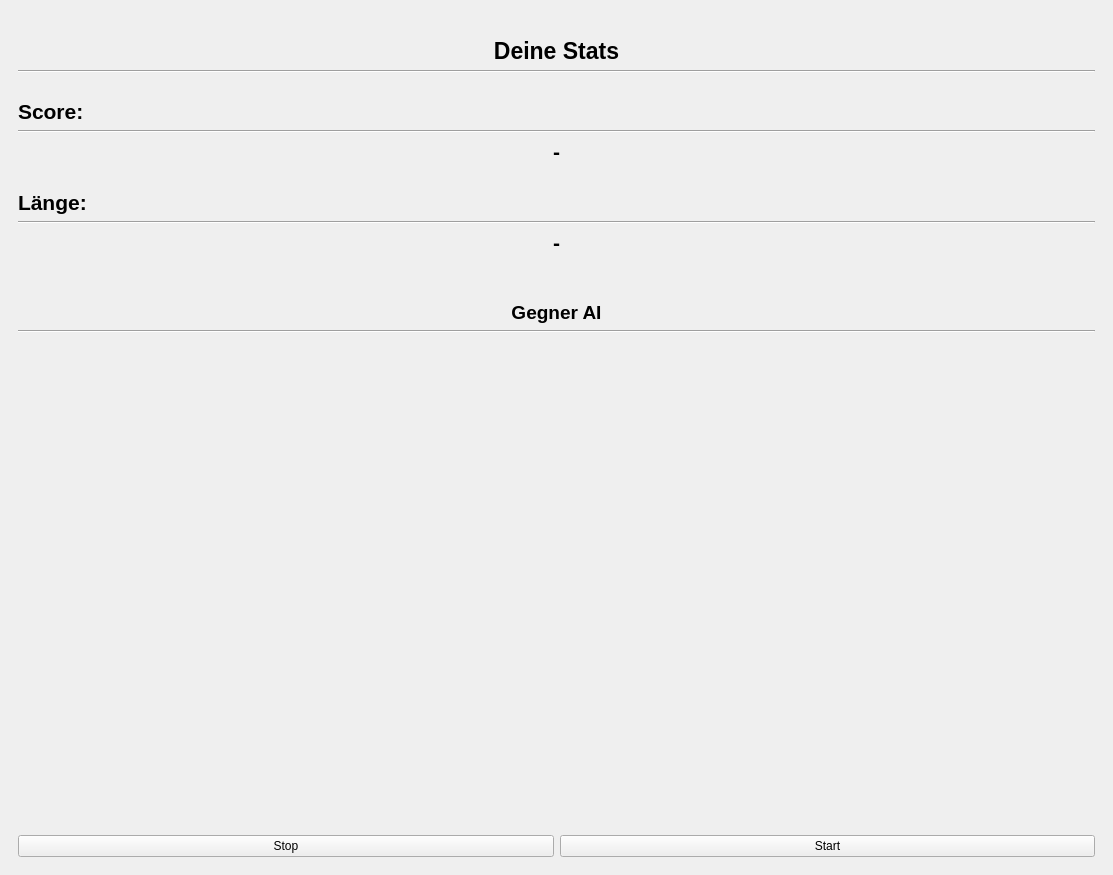
<?xml version="1.0" encoding="UTF-8"?>
<ui version="4.0">
 <class>PvEMainWindow</class>
 <widget class="QMainWindow" name="PvEMainWindow">
  <property name="geometry">
   <rect>
    <x>0</x>
    <y>0</y>
    <width>1113</width>
    <height>875</height>
   </rect>
  </property>
  <property name="windowTitle">
   <string>MainWindow</string>
  </property>
  <widget class="QWidget" name="centralwidget">
   <layout class="QGridLayout" name="gridLayout">
    <item row="0" column="1" rowspan="3">
     <widget class="QWidget" name="widget" native="true">
      <layout class="QVBoxLayout" name="verticalLayout">
       <item>
        <layout class="QVBoxLayout" name="verticalLayout_2">
         <property name="sizeConstraint">
          <enum>QLayout::SetDefaultConstraint</enum>
         </property>
         <item>
          <spacer name="verticalSpacer_5">
           <property name="orientation">
            <enum>Qt::Vertical</enum>
           </property>
           <property name="sizeType">
            <enum>QSizePolicy::Fixed</enum>
           </property>
           <property name="sizeHint" stdset="0">
            <size>
             <width>20</width>
             <height>20</height>
            </size>
           </property>
          </spacer>
         </item>
         <item>
          <widget class="QLabel" name="label_2">
           <property name="font">
            <font>
             <pointsize>17</pointsize>
             <bold>true</bold>
            </font>
           </property>
           <property name="text">
            <string>Deine Stats</string>
           </property>
           <property name="alignment">
            <set>Qt::AlignCenter</set>
           </property>
          </widget>
         </item>
         <item>
          <widget class="Line" name="line_4">
           <property name="orientation">
            <enum>Qt::Horizontal</enum>
           </property>
          </widget>
         </item>
         <item>
          <spacer name="verticalSpacer_2">
           <property name="orientation">
            <enum>Qt::Vertical</enum>
           </property>
           <property name="sizeType">
            <enum>QSizePolicy::Fixed</enum>
           </property>
           <property name="sizeHint" stdset="0">
            <size>
             <width>20</width>
             <height>20</height>
            </size>
           </property>
          </spacer>
         </item>
         <item>
          <widget class="QLabel" name="label_11">
           <property name="sizePolicy">
            <sizepolicy hsizetype="Preferred" vsizetype="Fixed">
             <horstretch>0</horstretch>
             <verstretch>0</verstretch>
            </sizepolicy>
           </property>
           <property name="font">
            <font>
             <pointsize>16</pointsize>
             <bold>true</bold>
            </font>
           </property>
           <property name="text">
            <string>Score: </string>
           </property>
           <property name="alignment">
            <set>Qt::AlignLeading|Qt::AlignLeft|Qt::AlignVCenter</set>
           </property>
          </widget>
         </item>
         <item>
          <widget class="Line" name="line_2">
           <property name="orientation">
            <enum>Qt::Horizontal</enum>
           </property>
          </widget>
         </item>
         <item>
          <widget class="QLabel" name="label_score">
           <property name="sizePolicy">
            <sizepolicy hsizetype="Preferred" vsizetype="Fixed">
             <horstretch>0</horstretch>
             <verstretch>0</verstretch>
            </sizepolicy>
           </property>
           <property name="font">
            <font>
             <pointsize>16</pointsize>
             <bold>true</bold>
            </font>
           </property>
           <property name="text">
            <string>-</string>
           </property>
           <property name="alignment">
            <set>Qt::AlignCenter</set>
           </property>
          </widget>
         </item>
         <item>
          <spacer name="verticalSpacer">
           <property name="orientation">
            <enum>Qt::Vertical</enum>
           </property>
           <property name="sizeType">
            <enum>QSizePolicy::Fixed</enum>
           </property>
           <property name="sizeHint" stdset="0">
            <size>
             <width>20</width>
             <height>20</height>
            </size>
           </property>
          </spacer>
         </item>
         <item>
          <widget class="QLabel" name="label_12">
           <property name="sizePolicy">
            <sizepolicy hsizetype="Preferred" vsizetype="Fixed">
             <horstretch>0</horstretch>
             <verstretch>0</verstretch>
            </sizepolicy>
           </property>
           <property name="font">
            <font>
             <pointsize>16</pointsize>
             <bold>true</bold>
            </font>
           </property>
           <property name="text">
            <string>Länge: </string>
           </property>
           <property name="alignment">
            <set>Qt::AlignLeading|Qt::AlignLeft|Qt::AlignVCenter</set>
           </property>
          </widget>
         </item>
         <item>
          <widget class="Line" name="line">
           <property name="orientation">
            <enum>Qt::Horizontal</enum>
           </property>
          </widget>
         </item>
         <item>
          <widget class="QLabel" name="label_length">
           <property name="sizePolicy">
            <sizepolicy hsizetype="Preferred" vsizetype="Fixed">
             <horstretch>0</horstretch>
             <verstretch>0</verstretch>
            </sizepolicy>
           </property>
           <property name="font">
            <font>
             <pointsize>16</pointsize>
             <bold>true</bold>
            </font>
           </property>
           <property name="text">
            <string>-</string>
           </property>
           <property name="alignment">
            <set>Qt::AlignCenter</set>
           </property>
          </widget>
         </item>
         <item>
          <spacer name="verticalSpacer_3">
           <property name="orientation">
            <enum>Qt::Vertical</enum>
           </property>
           <property name="sizeType">
            <enum>QSizePolicy::Fixed</enum>
           </property>
           <property name="sizeHint" stdset="0">
            <size>
             <width>20</width>
             <height>40</height>
            </size>
           </property>
          </spacer>
         </item>
         <item>
          <widget class="QLabel" name="label">
           <property name="font">
            <font>
             <pointsize>14</pointsize>
             <bold>true</bold>
            </font>
           </property>
           <property name="text">
            <string>Gegner AI</string>
           </property>
           <property name="alignment">
            <set>Qt::AlignCenter</set>
           </property>
          </widget>
         </item>
         <item>
          <widget class="Line" name="line_3">
           <property name="orientation">
            <enum>Qt::Horizontal</enum>
           </property>
          </widget>
         </item>
         <item>
          <spacer name="verticalSpacer_4">
           <property name="orientation">
            <enum>Qt::Vertical</enum>
           </property>
           <property name="sizeHint" stdset="0">
            <size>
             <width>20</width>
             <height>40</height>
            </size>
           </property>
          </spacer>
         </item>
         <item>
          <layout class="QHBoxLayout" name="horizontalLayout">
           <item>
            <widget class="QPushButton" name="pushButton_2">
             <property name="text">
              <string>Stop</string>
             </property>
            </widget>
           </item>
           <item>
            <widget class="QPushButton" name="pushButton">
             <property name="text">
              <string>Start</string>
             </property>
            </widget>
           </item>
          </layout>
         </item>
        </layout>
       </item>
      </layout>
     </widget>
    </item>
    <item row="0" column="0" rowspan="3">
     <layout class="QVBoxLayout" name="verticalLayoutGameField"/>
    </item>
   </layout>
  </widget>
 </widget>
 <resources/>
 <connections/>
</ui>
